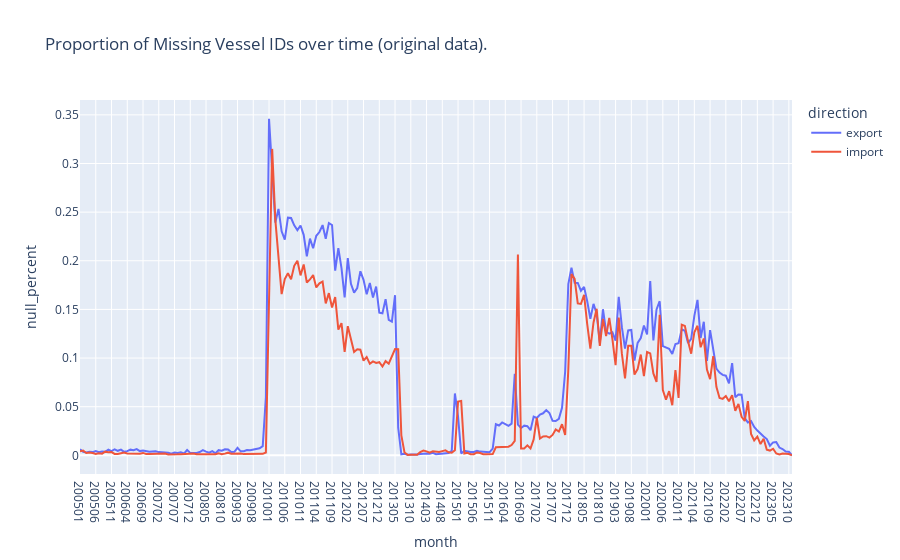

The notebook cell saved with this chart:
### Markdown cell above
### Missing Vessel and Voyage IDs

Identifying unique vessels and voyages is critical to studying how long each vessel remains in port, how often carriers utilize alliances (e.g., what proportion of a vessel's cargo is from another carrier), and other quality metrics. The issue is especially concerning given the high proportion (~30% in some time periods) of missing data, as can be seen below.

### Code cell
lf = pl.concat(
    [imports_lf.select('direction', 'month', 'vessel_id'),
    exports_lf.select('direction', 'month', 'vessel_id')]
)

nulls_over_time_plotly(
    data_lf=lf,
    group_var='direction',
    time_var='month',
    value_var='vessel_id',
    title='Proportion of Missing Vessel IDs over time (original data).')

### Figure 1 — Plotly figure (JSON) as saved in the notebook; plotly's stock layout.template omitted (floating-point values rounded to 4 significant figures; data arrays with more than 128 entries replaced by an {"elided": "..."} marker saying what was removed)
{"data": [{"hovertemplate": "direction=export<br>month=%{x}<br>null_percent=%{y}<extra></extra>", "legendgroup": "export", "line": {"color": "#636efa", "dash": "solid"}, "marker": {"symbol": "circle"}, "mode": "lines", "name": "export", "orientation": "v", "showlegend": true, "type": "scatter", "x": {"elided": "227 str values"}, "xaxis": "x", "y": {"elided": "227 float values"}, "yaxis": "y"}, {"hovertemplate": "direction=import<br>month=%{x}<br>null_percent=%{y}<extra></extra>", "legendgroup": "import", "line": {"color": "#EF553B", "dash": "solid"}, "marker": {"symbol": "circle"}, "mode": "lines", "name": "import", "orientation": "v", "showlegend": true, "type": "scatter", "x": {"elided": "227 str values"}, "xaxis": "x", "y": {"elided": "227 float values"}, "yaxis": "y"}], "layout": {"legend": {"title": {"text": "direction"}, "tracegroupgap": 0}, "title": {"text": "Proportion of Missing Vessel IDs over time (original data)."}, "xaxis": {"anchor": "y", "domain": [0, 1], "title": {"text": "month"}}, "yaxis": {"anchor": "x", "domain": [0, 1], "title": {"text": "null_percent"}}}}
